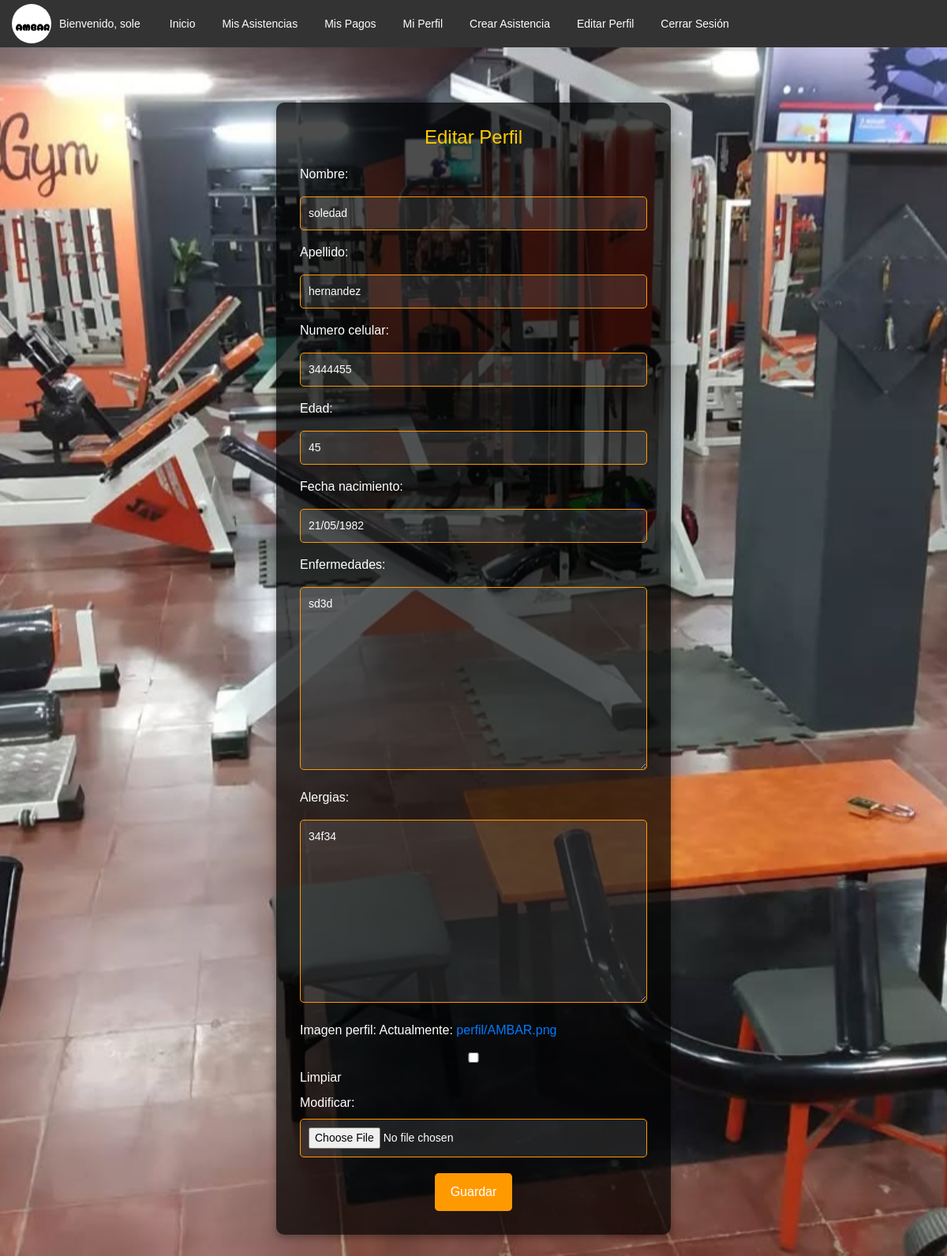
Screenshot of /editar_perfil/ (signed in) with the database file from the repository.
### clientes/models.py (models this page shows, shortened)
class Cliente(models.Model):
    user = models.OneToOneField(User, on_delete=models.CASCADE, null=True, blank=True)
    nombre = models.CharField(max_length=100)
    apellido = models.CharField(max_length=100)
    numero_celular = models.CharField(max_length=15)
    edad = models.IntegerField(default=18)
    fecha_nacimiento = models.DateField(null=True, blank=True)
    enfermedades = models.TextField(blank=True, null=True)
    alergias = models.TextField(blank=True, null=True)
    asistencia_mensual = models.PositiveIntegerField(default=0)
    imagen_perfil = models.ImageField(upload_to='perfil/', null=True, blank=True)
    qr_code = models.ImageField(upload_to='qr_codes/', null=True, blank=True)

### clientes/views.py (the view)
# urls.py: path('editar_perfil/', views.editar_perfil, name='editar_perfil'),
@login_required
def editar_perfil(request, cliente_id=None):
    if cliente_id and request.user.is_staff:
        cliente = Cliente.objects.get(id=cliente_id)
    else:
        try:
            cliente = request.user.cliente
        except Cliente.DoesNotExist:
            cliente = Cliente(user=request.user)  # Crear un nuevo Cliente si no existe
    if request.method == 'POST':
        form = ClienteForm(request.POST, request.FILES, instance=cliente)
        if form.is_valid():
            form.save()
            return redirect('listar_clientes' if request.user.is_staff else 'perfil')
    else:
        form = ClienteForm(instance=cliente)
    return render(request, 'clientes/editar_perfil.html', {'form': form})

### clientes/forms.py
class ClienteForm(forms.ModelForm):
    class Meta:
        model = Cliente
        fields = ['nombre', 'apellido', 'numero_celular', 'edad', 'fecha_nacimiento', 'enfermedades', 'alergias', 'imagen_perfil']

### clientes/templates/clientes/editar_perfil.html (shortened to what this page needs)
{% extends "base.html" %}
{% load static %}
{% block content %}
<div class="editar-perfil-container">
    <h2>Editar Perfil</h2>
    <form method="post" enctype="multipart/form-data">
        <div class="form-group">
            {{ form.as_p }}
        </div>
        <div class="form-actions">
            <button type="submit">Guardar</button>
        </div>
    </form>
</div>
{% endblock %}

### clientes/templates/base.html (shortened to what this page needs)
{% load static %}
<!DOCTYPE html>
<html lang="es">
<head>
    <link rel="stylesheet" href="https://maxcdn.bootstrapcdn.com/bootstrap/4.5.2/css/bootstrap.min.css">
</head>
<body>
    <header>
        {% if user.is_authenticated %}
            <div class="menu-container">
                {% if user.cliente.imagen_perfil %}
                    <img src="{{ user.cliente.imagen_perfil.url }}" alt="Imagen de perfil" class="profile-img">
                {% else %}
                    <img src="{% static 'default_profile.png' %}" alt="Imagen de perfil por defecto" class="profile-img">
                {% endif %}
                <div class="welcome-text">Bienvenido, {{ user.username }}</div>
                <nav>
                    <ul>
                        {% if user.is_staff %}
                            <li><a href="{% url 'home' %}">Inicio</a></li>
                            <li><a href="{% url 'listar_clientes' %}">Clientes</a></li>
                            <li><a href="{% url 'listar_asistencias' %}">Asistencias</a></li>
                            <li><a href="{% url 'listar_pagos' %}">Pagos</a></li>
                            <li><a href="{% url 'escanear_qr' %}">Escanear QR</a></li>
                            <li><a href="{% url 'crear_asistencia' %}">Crear Asistencia</a></li>
                            <li><a href="{% url 'crear_pago' %}">Crear Pago</a></li>
                            <li><a href="{% url 'listar_inactivos' %}">inactivos</a></li>
                            <li><a href="{% url 'recaudacion' %}">Recaudación</a></li>
                            <li><a href="{% url 'dashboard' %}">Estadísticas</a></li>
                        {% else %}
                            <li><a href="{% url 'home' %}">Inicio</a></li>
                            <li><a href="{% url 'listar_asistencias' %}">Mis Asistencias</a></li>
                            <li><a href="{% url 'listar_pagos' %}">Mis Pagos</a></li>
                            <li><a href="{% url 'perfil' %}">Mi Perfil</a></li>
                            <li><a href="{% url 'crear_asistencia' %}">Crear Asistencia</a></li>
                            <li><a href="{% url 'editar_perfil' %}">Editar Perfil</a></li>
                        {% endif %}
                        <li>
                            <form id="logout-form" method="post" action="{% url 'logout' %}" style="margin: 0;">
                                <button type="button" onclick="confirmarCierreSesion()">Cerrar Sesión</button>
                            </form>
                        </li>
                    </ul>
                </nav>
            </div>
        {% endif %}
    </header>
    <main>
        {% block content %}{% endblock %}
    </main>
</body>
</html>

### clientes/templates/base.html (style rules this page uses)
body { font-family: Arial, sans-serif; margin: 0; padding: 0; }
header { background-color: #333; padding: 5px 15px; display: flex; align-items: center; justify-content: space-between; }
.menu-container { display: flex; align-items: center; width: 100%; }
.profile-img { width: 50px; height: 50px; border-radius: 50%; object-fit: cover; margin-right: 10px; }
.welcome-text { color: white; margin-right: 20px; font-size: 14px; }
nav ul { list-style-type: none; margin: 0; padding: 0; display: flex; flex-wrap: wrap; }
nav ul li { margin: 0 5px; }
nav ul li a, nav ul li form button { display: block; color: white; padding: 8px 12px; text-decoration: none; background-color: #333; border: none; border-radius: 5px; cursor: pointer; transition: background-color 0.3s ease; font-size: 14px; }
main { padding: 20px; }

### clientes/templates/clientes/editar_perfil.html (style rules this page uses)
body { background: url("/static/images/foto2.jpg") no-repeat center center fixed; background-size: cover; font-family: "Arial", sans-serif; color: white; }
.editar-perfil-container { max-width: 500px; margin: 50px auto; padding: 30px; background: rgba(0, 0, 0, 0.7); border-radius: 10px; box-shadow: 0px 4px 10px rgba(0, 0, 0, 0.3); text-align: center; animation: fadeIn 0.5s ease-in-out; }
.editar-perfil-container h2 { color: #ffcc00; font-size: 24px; margin-bottom: 20px; }
.form-group { text-align: left; }
.editar-perfil-container input, .editar-perfil-container select, .editar-perfil-container textarea { width: 100%; padding: 10px; margin-top: 8px; border: 1px solid #ff9900; border-radius: 5px; font-size: 14px; background: rgba(255, 255, 255, 0.1); color: white; }
.form-actions { margin-top: 20px; }
.form-actions button { background: #ff9900; color: white; padding: 12px 20px; border: none; border-radius: 5px; font-size: 16px; cursor: pointer; transition: 0.3s ease-in-out; }

### rows the page displays
Cliente: nombre "soledad", apellido "hernandez", numero_celular "3444455", edad "45", fecha_nacimiento "21/05/1982", enfermedades "sd3d", alergias "34f34"

### other values shown
{{ user.username }} "sole"
